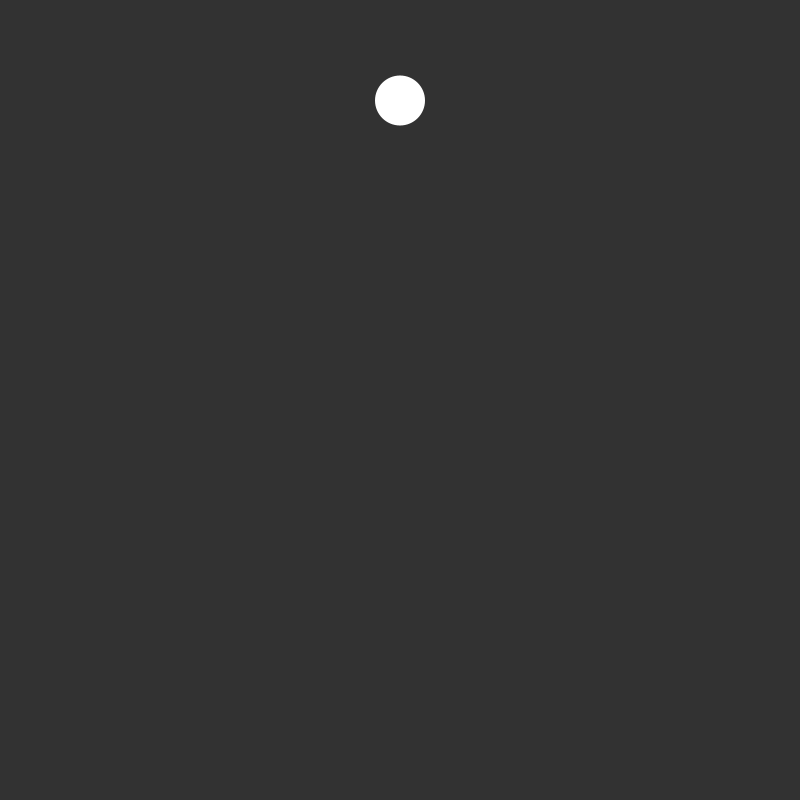
Frame 1 (no input)
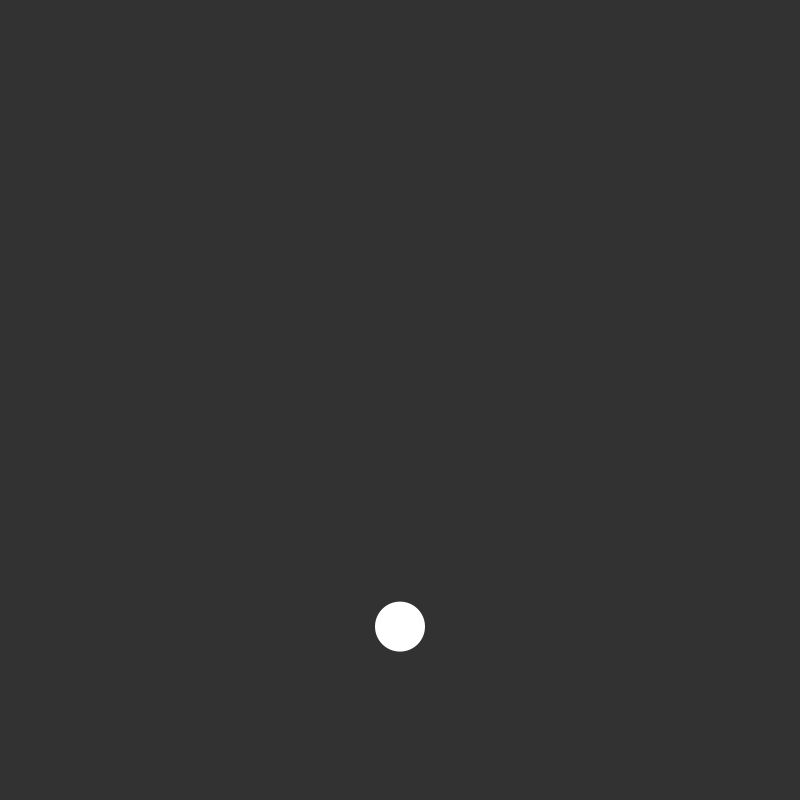
Frame 60 (the mouse pressed at the canvas centre just before this capture)
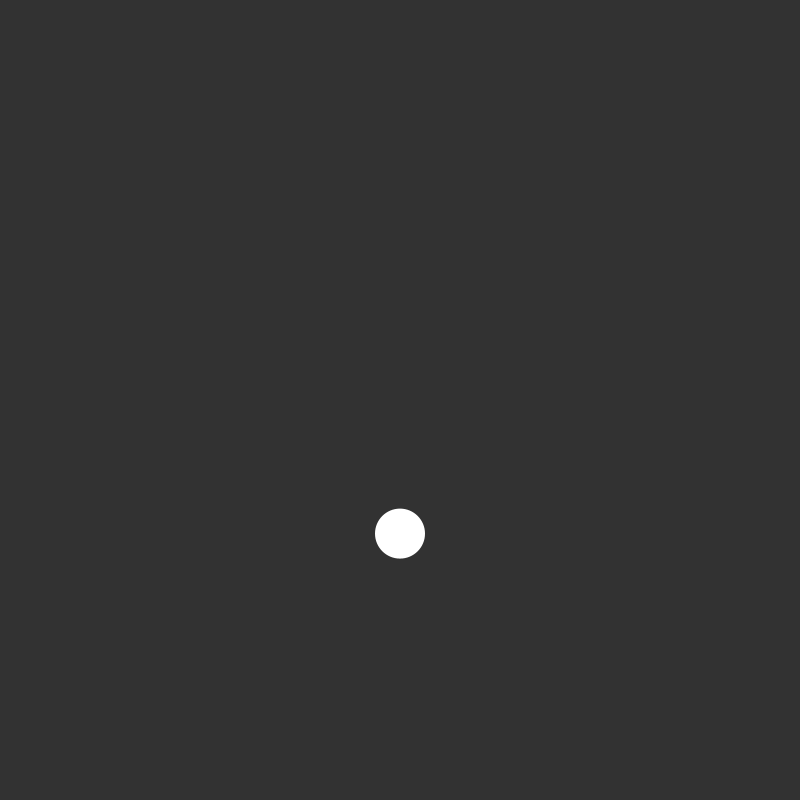
Frame 120 (the mouse held since frame 60 and released just before this capture)

The Processing sketch that drew these frames (run headless with seeded random() and noise(); from frame 60 on, the mouse is pressed at the canvas centre):

// Processing sketch: Gravity
// ── Gravity.pde

/*
GRAVITY
Jeff Thompson | 2015/20 | www.jeffreythompson.org

Simulating physics can be pretty easy (like this gravity
example) or REALLY complicated. Here we move a ball downward
using gravity and control its "bounciness" with a friction
variable.

For an example with directional movement, see "BouncingBubbles"
in the "Motion" section of the Processing examples.

For REALLY fancy (but complicated) physics, try the Box2D
engine for Processing, explained in Daniel Shiffman's great
book "Nature of Code".

CHALLENGES:
+  Try moving this code to an object-oriented approach, randomly
   adding balls to an ArrayList and dropping them across the screen
   from random X coordinates like bouncing raindrops.
+  Instead of just the bottom of the screen, can you make the ball
   bounce off of a box? What about an ArrayList of balls bouncing 
   off an ArrayList of boxes?

*/

float dia =        50;      // size of the ball
float gravity =    0.5;     // strength of gravity - try changing!
float bounciness = 0.8;     // aka friction - also change!

float x, y;                 // position
float speed = 0;            // initial speed is 0


void setup() {
  size(800,800);
  
  x = width/2;              // start ball at center
  y = dia*2;                // and just below the top
}


void draw() {
  background(50);
  
  // incrementally adding gravity to the speed
  // makes the ball accelerate
  speed += gravity;
  
  // then add speed to the position
  y += speed;
  
  // bounce!
  // first we set the position of the ball to the 
  // bottom, otherwise it drifts down below the bottom,
  // then we reverse the direction and reduce the speed
  // by multiplying it by "bounciness"
  if (y + dia/2 > height) {
    y = height-dia/2;
    speed *= -bounciness;
  }
  
  // draw the ball
  fill(255);
  noStroke();
  ellipse(x, y, dia, dia);
}


// any key to drop the ball again
void keyPressed() {
  setup();
}
